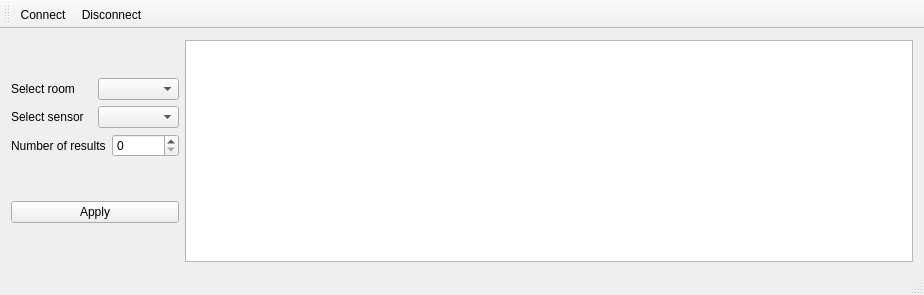
<?xml version="1.0" encoding="UTF-8"?>
<ui version="4.0">
 <class>MainWindow</class>
 <widget class="QMainWindow" name="MainWindow">
  <property name="geometry">
   <rect>
    <x>0</x>
    <y>0</y>
    <width>924</width>
    <height>295</height>
   </rect>
  </property>
  <property name="windowTitle">
   <string>MainWindow</string>
  </property>
  <widget class="QWidget" name="centralWidget">
   <layout class="QGridLayout" name="gridLayout">
    <item row="0" column="0">
     <layout class="QVBoxLayout" name="verticalLayout_2">
      <item>
       <layout class="QVBoxLayout" name="verticalLayout">
        <item>
         <layout class="QHBoxLayout" name="horizontalLayout">
          <item>
           <widget class="QLabel" name="label">
            <property name="text">
             <string>Select room</string>
            </property>
           </widget>
          </item>
          <item>
           <widget class="QComboBox" name="comboBox"/>
          </item>
         </layout>
        </item>
        <item>
         <layout class="QHBoxLayout" name="horizontalLayout_2">
          <item>
           <widget class="QLabel" name="label_2">
            <property name="text">
             <string>Select sensor</string>
            </property>
           </widget>
          </item>
          <item>
           <widget class="QComboBox" name="comboBox_2">
            <property name="sizePolicy">
             <sizepolicy hsizetype="Minimum" vsizetype="Fixed">
              <horstretch>0</horstretch>
              <verstretch>0</verstretch>
             </sizepolicy>
            </property>
            <property name="sizeAdjustPolicy">
             <enum>QComboBox::AdjustToContents</enum>
            </property>
           </widget>
          </item>
         </layout>
        </item>
        <item>
         <layout class="QHBoxLayout" name="horizontalLayout_3">
          <item>
           <widget class="QLabel" name="label_3">
            <property name="text">
             <string>Number of results</string>
            </property>
           </widget>
          </item>
          <item>
           <widget class="QSpinBox" name="spinBox">
            <property name="minimum">
             <number>0</number>
            </property>
            <property name="maximum">
             <number>99999999</number>
            </property>
            <property name="stepType">
             <enum>QAbstractSpinBox::DefaultStepType</enum>
            </property>
           </widget>
          </item>
         </layout>
        </item>
       </layout>
      </item>
      <item>
       <widget class="QPushButton" name="pushButton">
        <property name="text">
         <string>Apply</string>
        </property>
       </widget>
      </item>
     </layout>
    </item>
    <item row="0" column="1">
     <widget class="QListWidget" name="listWidget"/>
    </item>
   </layout>
  </widget>
  <widget class="QMenuBar" name="menuBar">
   <property name="geometry">
    <rect>
     <x>0</x>
     <y>0</y>
     <width>924</width>
     <height>26</height>
    </rect>
   </property>
  </widget>
  <widget class="QToolBar" name="mainToolBar">
   <attribute name="toolBarArea">
    <enum>TopToolBarArea</enum>
   </attribute>
   <attribute name="toolBarBreak">
    <bool>false</bool>
   </attribute>
   <addaction name="actionConnect"/>
   <addaction name="actionDisconnect"/>
  </widget>
  <widget class="QStatusBar" name="statusBar"/>
  <action name="actionConnect">
   <property name="text">
    <string>Connect</string>
   </property>
  </action>
  <action name="actionDisconnect">
   <property name="text">
    <string>Disconnect</string>
   </property>
  </action>
 </widget>
 <layoutdefault spacing="6" margin="11"/>
 <resources/>
 <connections/>
</ui>
